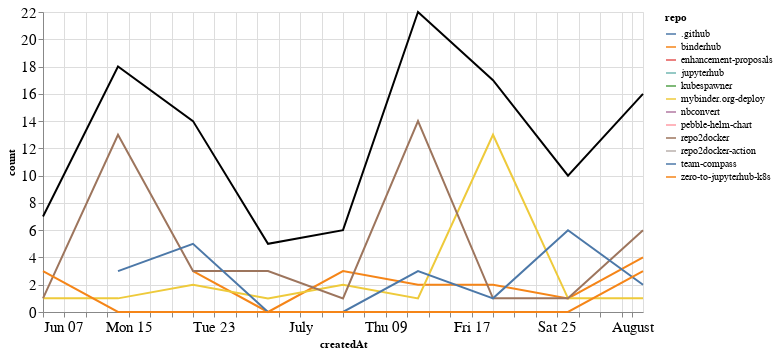

The notebook cell this image was saved under:
### Markdown cell above
## Comments

### Code cell
comments_time = comments.groupby('repo').resample('W', on='createdAt').count()['author'].reset_index()
comments_time = comments_time.rename(columns={'author': 'count'})
comments_time_total = comments_time.groupby('createdAt').agg({"count": "sum"}).reset_index()
ch1 = alt.Chart(comments_time, width=600).mark_line().encode(
    x='createdAt',
    y='count',
    color='repo',
    tooltip="repo"
)

ch2 = alt.Chart(comments_time_total, width=600).mark_line(color="black").encode(
    x='createdAt',
    y='count',
)

ch1 + ch2

### Figure 1 — Vega-Lite specification as saved in the notebook (floating-point values rounded to 4 significant figures)
{"config": {"axisLeft": {"labelFontSize": 15}, "axisBottom": {"labelFontSize": 15}}, "layer": [{"data": {"name": "data-56b2dadea0dfabbaef12e3c43effa325"}, "mark": "line", "encoding": {"color": {"type": "nominal", "field": "repo"}, "tooltip": {"type": "nominal", "field": "repo"}, "x": {"type": "temporal", "field": "createdAt"}, "y": {"type": "quantitative", "field": "count"}}, "width": 600}, {"data": {"name": "data-8bdc5880d40a42cb5e758412ef92f6b1"}, "mark": {"type": "line", "color": "black"}, "encoding": {"x": {"type": "temporal", "field": "createdAt"}, "y": {"type": "quantitative", "field": "count"}}, "width": 600}], "$schema": "https://vega.github.io/schema/vega-lite/v4.8.1.json", "datasets": {"data-56b2dadea0dfabbaef12e3c43effa325": [{"repo": ".github", "createdAt": "2020-06-21T00:00:00", "count": 1}, {"repo": "binderhub", "createdAt": "2020-06-21T00:00:00", "count": 3}, {"repo": "binderhub", "createdAt": "2020-06-28T00:00:00", "count": 0}, {"repo": "binderhub", "createdAt": "2020-07-05T00:00:00", "count": 3}, {"repo": "binderhub", "createdAt": "2020-07-12T00:00:00", "count": 2}, {"repo": "binderhub", "createdAt": "2020-07-19T00:00:00", "count": 2}, {"repo": "binderhub", "createdAt": "2020-07-26T00:00:00", "count": 1}, {"repo": "binderhub", "createdAt": "2020-08-02T00:00:00", "count": 4}, {"repo": "enhancement-proposals", "createdAt": "2020-07-12T00:00:00", "count": 2}, {"repo": "jupyterhub", "createdAt": "2020-06-07T00:00:00", "count": 1}, {"repo": "kubespawner", "createdAt": "2020-07-26T00:00:00", "count": 1}, {"repo": "mybinder.org-deploy", "createdAt": "2020-06-07T00:00:00", "count": 1}, {"repo": "mybinder.org-deploy", "createdAt": "2020-06-14T00:00:00", "count": 1}, {"repo": "mybinder.org-deploy", "createdAt": "2020-06-21T00:00:00", "count": 2}, {"repo": "mybinder.org-deploy", "createdAt": "2020-06-28T00:00:00", "count": 1}, {"repo": "mybinder.org-deploy", "createdAt": "2020-07-05T00:00:00", "count": 2}, {"repo": "mybinder.org-deploy", "createdAt": "2020-07-12T00:00:00", "count": 1}, {"repo": "mybinder.org-deploy", "createdAt": "2020-07-19T00:00:00", "count": 13}, {"repo": "mybinder.org-deploy", "createdAt": "2020-07-26T00:00:00", "count": 1}, {"repo": "mybinder.org-deploy", "createdAt": "2020-08-02T00:00:00", "count": 1}, {"repo": "nbconvert", "createdAt": "2020-06-14T00:00:00", "count": 1}, {"repo": "pebble-helm-chart", "createdAt": "2020-06-07T00:00:00", "count": 1}, {"repo": "repo2docker", "createdAt": "2020-06-07T00:00:00", "count": 1}, {"repo": "repo2docker", "createdAt": "2020-06-14T00:00:00", "count": 13}, {"repo": "repo2docker", "createdAt": "2020-06-21T00:00:00", "count": 3}, {"repo": "repo2docker", "createdAt": "2020-06-28T00:00:00", "count": 3}, {"repo": "repo2docker", "createdAt": "2020-07-05T00:00:00", "count": 1}, {"repo": "repo2docker", "createdAt": "2020-07-12T00:00:00", "count": 14}, {"repo": "repo2docker", "createdAt": "2020-07-19T00:00:00", "count": 1}, {"repo": "repo2docker", "createdAt": "2020-07-26T00:00:00", "count": 1}, {"repo": "repo2docker", "createdAt": "2020-08-02T00:00:00", "count": 6}, {"repo": "repo2docker-action", "createdAt": "2020-06-28T00:00:00", "count": 1}, {"repo": "team-compass", "createdAt": "2020-06-14T00:00:00", "count": 3}, {"repo": "team-compass", "createdAt": "2020-06-21T00:00:00", "count": 5}, {"repo": "team-compass", "createdAt": "2020-06-28T00:00:00", "count": 0}, {"repo": "team-compass", "createdAt": "2020-07-05T00:00:00", "count": 0}, {"repo": "team-compass", "createdAt": "2020-07-12T00:00:00", "count": 3}, {"repo": "team-compass", "createdAt": "2020-07-19T00:00:00", "count": 1}, {"repo": "team-compass", "createdAt": "2020-07-26T00:00:00", "count": 6}, {"repo": "team-compass", "createdAt": "2020-08-02T00:00:00", "count": 2}, {"repo": "zero-to-jupyterhub-k8s", "createdAt": "2020-06-07T00:00:00", "count": 3}, {"repo": "zero-to-jupyterhub-k8s", "createdAt": "2020-06-14T00:00:00", "count": 0}, {"repo": "zero-to-jupyterhub-k8s", "createdAt": "2020-06-21T00:00:00", "count": 0}, {"repo": "zero-to-jupyterhub-k8s", "createdAt": "2020-06-28T00:00:00", "count": 0}, {"repo": "zero-to-jupyterhub-k8s", "createdAt": "2020-07-05T00:00:00", "count": 0}, {"repo": "zero-to-jupyterhub-k8s", "createdAt": "2020-07-12T00:00:00", "count": 0}, {"repo": "zero-to-jupyterhub-k8s", "createdAt": "2020-07-19T00:00:00", "count": 0}, {"repo": "zero-to-jupyterhub-k8s", "createdAt": "2020-07-26T00:00:00", "count": 0}, {"repo": "zero-to-jupyterhub-k8s", "createdAt": "2020-08-02T00:00:00", "count": 3}], "data-8bdc5880d40a42cb5e758412ef92f6b1": [{"createdAt": "2020-06-07T00:00:00", "count": 7}, {"createdAt": "2020-06-14T00:00:00", "count": 18}, {"createdAt": "2020-06-21T00:00:00", "count": 14}, {"createdAt": "2020-06-28T00:00:00", "count": 5}, {"createdAt": "2020-07-05T00:00:00", "count": 6}, {"createdAt": "2020-07-12T00:00:00", "count": 22}, {"createdAt": "2020-07-19T00:00:00", "count": 17}, {"createdAt": "2020-07-26T00:00:00", "count": 10}, {"createdAt": "2020-08-02T00:00:00", "count": 16}]}}
